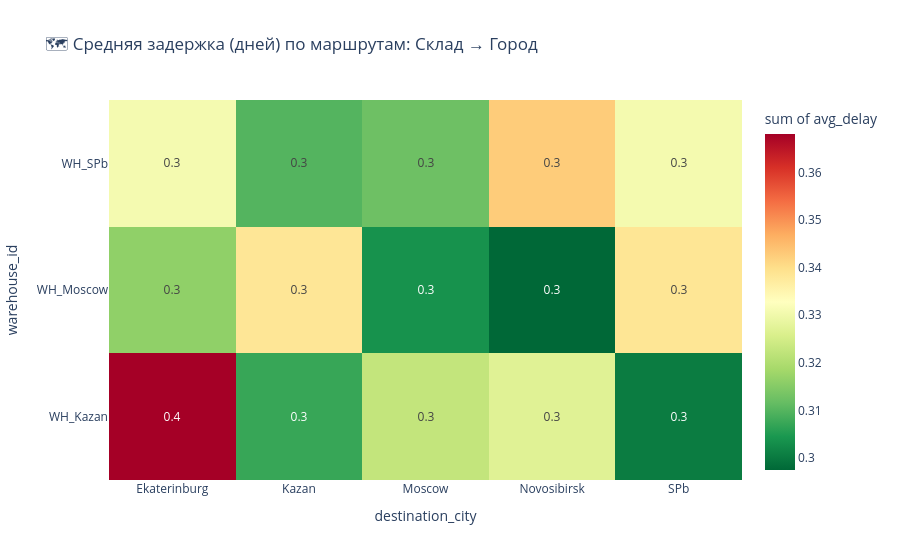

Here is the notebook cell this chart was saved with:
### Code cell
import plotly.express as px

# Агрегируем данные
route_delay = df.groupby(['warehouse_id', 'destination_city']).agg(
    orders=('order_id', 'count'),
    avg_delay=('delay_days', 'mean'),
    on_time_pct=('delay_days', lambda x: (x <= 0).mean() * 100)
).reset_index()

# Тепловая карта
fig = px.density_heatmap(
    route_delay,
    x='destination_city',
    y='warehouse_id',
    z='avg_delay',
    text_auto='.1f',  # ✅ Показываем значения с 1 знаком после запятой
    title='🗺️ Средняя задержка (дней) по маршрутам: Склад → Город',
    color_continuous_scale='RdYlGn_r'  # красный = плохо, зелёный = хорошо
)

# textposition удалён: для heatmaps Plotly автоматически центрирует текст
fig.show()

### Figure 1 — Plotly figure (JSON) as saved in the notebook; plotly's stock layout.template omitted (floating-point values rounded to 4 significant figures)
{"data": [{"coloraxis": "coloraxis", "histfunc": "sum", "hovertemplate": "destination_city=%{x}<br>warehouse_id=%{y}<br>sum of avg_delay=%{z}<extra></extra>", "name": "", "texttemplate": "%{z:.1f}", "type": "histogram2d", "x": ["Ekaterinburg", "Kazan", "Moscow", "Novosibirsk", "SPb", "Ekaterinburg", "Kazan", "Moscow", "Novosibirsk", "SPb", "Ekaterinburg", "Kazan", "Moscow", "Novosibirsk", "SPb"], "xaxis": "x", "xbingroup": "x", "y": ["WH_Kazan", "WH_Kazan", "WH_Kazan", "WH_Kazan", "WH_Kazan", "WH_Moscow", "WH_Moscow", "WH_Moscow", "WH_Moscow", "WH_Moscow", "WH_SPb", "WH_SPb", "WH_SPb", "WH_SPb", "WH_SPb"], "yaxis": "y", "ybingroup": "y", "z": [0.3681, 0.3073, 0.3226, 0.327, 0.3005, 0.3163, 0.3384, 0.3037, 0.2975, 0.3385, 0.3307, 0.31, 0.3125, 0.3426, 0.3307]}], "layout": {"coloraxis": {"colorbar": {"title": {"text": "sum of avg_delay"}}, "colorscale": [[0, "rgb(0,104,55)"], [0.1, "rgb(26,152,80)"], [0.2, "rgb(102,189,99)"], [0.3, "rgb(166,217,106)"], [0.4, "rgb(217,239,139)"], [0.5, "rgb(255,255,191)"], [0.6, "rgb(254,224,139)"], [0.7, "rgb(253,174,97)"], [0.8, "rgb(244,109,67)"], [0.9, "rgb(215,48,39)"], [1, "rgb(165,0,38)"]]}, "legend": {"tracegroupgap": 0}, "title": {"text": "🗺️ Средняя задержка (дней) по маршрутам: Склад → Город"}, "xaxis": {"anchor": "y", "domain": [0, 1], "title": {"text": "destination_city"}}, "yaxis": {"anchor": "x", "domain": [0, 1], "title": {"text": "warehouse_id"}}}}
